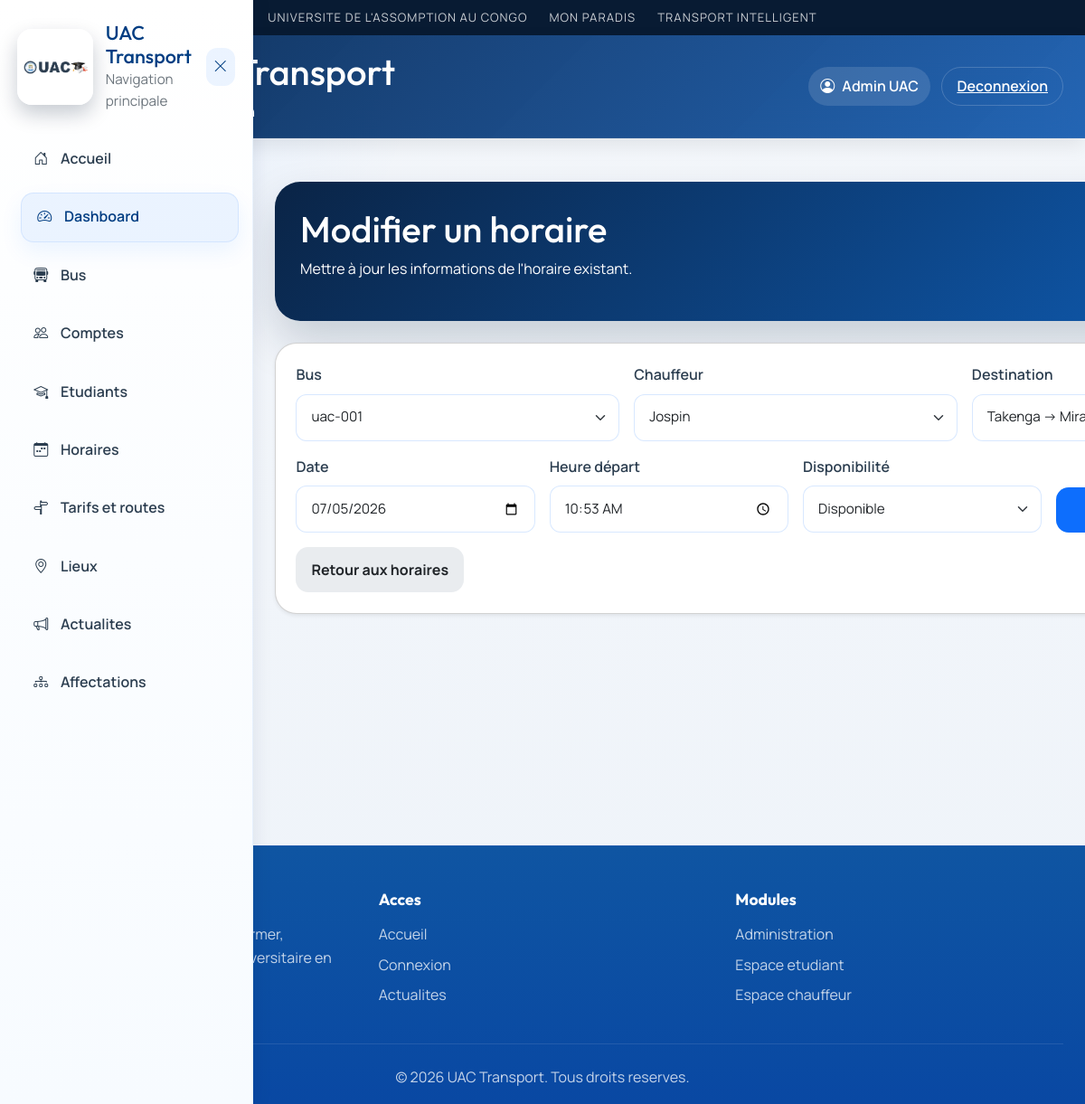
/admin/edit_schedule/6 (signed in), run on the app's committed database.
### tables this page shows
CREATE TABLE users (
        id INTEGER PRIMARY KEY AUTOINCREMENT,
        nom TEXT NOT NULL,
        email TEXT UNIQUE NOT NULL,
        password TEXT NOT NULL,
        role TEXT NOT NULL
    , telephone TEXT, permis TEXT, photo_path TEXT, matricule TEXT);

CREATE TABLE schedules (
        id INTEGER PRIMARY KEY AUTOINCREMENT,
        bus_id INTEGER,
        driver_id INTEGER,
        date TEXT,
        heure_depart TEXT,
        destination TEXT,
        disponible TEXT,
        FOREIGN KEY (bus_id) REFERENCES buses(id),
        FOREIGN KEY (driver_id) REFERENCES drivers(id)
    );

### app.py (the view, shortened to what this page needs)
@app.route("/admin/edit_schedule/<int:schedule_id>", methods=["GET", "POST"])
def admin_edit_schedule(schedule_id):
    if session.get("role") != "admin":
        return redirect(url_for("login"))
    conn = get_db()
    schedule = conn.execute("SELECT * FROM schedules WHERE id = ?", (schedule_id,)).fetchone()
    if not schedule:
        conn.close()
        return redirect(url_for("admin_schedules"))
    buses = conn.execute("SELECT * FROM buses WHERE statut = 'actif'").fetchall()
    drivers = conn.execute("SELECT * FROM users WHERE role = 'driver'").fetchall()
    conn.close()
    return render_template("admin/edit_schedule.html", schedule=schedule, buses=buses, drivers=drivers)

### app.py (called while the page is built)
def get_db():
    conn = sqlite3.connect(DATABASE)
    conn.row_factory = sqlite3.Row
    return conn

def get_current_user():
    user_id = session.get("user_id")
    if not user_id:
        return None
    conn = get_db()
    user = conn.execute("SELECT * FROM users WHERE id = ?", (user_id,)).fetchone()
    conn.close()
    return user

@app.context_processor
def inject_current_user():
    return {
        "current_user": get_current_user(),
        "profile_photo_url": profile_photo_url,
        "user_initials": get_user_initials,
    }

### templates/admin/edit_schedule.html (shortened to what this page needs)
{% extends 'base.html' %}
{% block content %}
<div class="admin-page py-4">
    <div class="page-header mb-4">
        <h1>Modifier un horaire</h1>
        <p class="text-muted">Mettre à jour les informations de l'horaire existant.</p>
    </div>
    <div class="card shadow-sm">
        <div class="card-body">
            <form method="POST" class="row g-3">
                <div class="col-md-4">
                    <label class="form-label">Bus</label>
                    <select name="bus_id" class="form-select" required>
                        {% for b in buses %}
                        <option value="{{ b.id }}" {{ 'selected' if b.id == schedule.bus_id else '' }}>{{ b.plaque }}</option>
                        {% endfor %}
                    </select>
                </div>
                <div class="col-md-4">
                    <label class="form-label">Chauffeur</label>
                    <select name="driver_id" class="form-select" required>
                        {% for d in drivers %}
                        <option value="{{ d.id }}" {{ 'selected' if d.id == schedule.driver_id else '' }}>{{ d.nom }}</option>
                        {% endfor %}
                    </select>
                </div>
                <div class="col-md-4">
                    <label class="form-label">Destination</label>
                    <input type="text" name="destination" class="form-control" value="{{ schedule.destination }}" required>
                </div>
                <div class="col-md-3">
                    <label class="form-label">Date</label>
                    <input type="date" name="date" class="form-control" value="{{ schedule.date }}" required>
                </div>
                <div class="col-md-3">
                    <label class="form-label">Heure départ</label>
                    <input type="time" name="heure_depart" class="form-control" value="{{ schedule.heure_depart }}" required>
                </div>
                <div class="col-md-3">
                    <label class="form-label">Disponibilité</label>
                    <select name="disponible" class="form-select">
                        <option value="oui" {{ 'selected' if schedule.disponible == 'oui' else '' }}>Disponible</option>
                    </select>
                </div>
                <div class="col-md-3 d-flex align-items-end">
                    <button class="btn btn-primary w-100" type="submit">Enregistrer</button>
                </div>
            </form>
            <div class="mt-3">
                <a href="/admin/schedules" class="btn btn-secondary">Retour aux horaires</a>
            </div>
        </div>
    </div>
</div>
{% endblock %}

### templates/base.html (shortened to what this page needs)
<!DOCTYPE html>
<html lang="fr">
<head>
    <link href="https://cdn.jsdelivr.net/npm/bootstrap@5.3.0/dist/css/bootstrap.min.css" rel="stylesheet">
    <link rel="stylesheet" href="https://cdnjs.cloudflare.com/ajax/libs/font-awesome/6.4.0/css/all.min.css">
    <link rel="stylesheet" href="https://cdn.jsdelivr.net/npm/bootstrap-icons@1.10.5/font/bootstrap-icons.css">
    <link rel="stylesheet" href="{{ url_for('static', filename='css/style.css') }}">
    <link rel="stylesheet" href="https://unpkg.com/leaflet@1.9.4/dist/leaflet.css" />
</head>
<body class="{% block body_class %}{% endblock %}">
<header class="site-banner">
    <div class="banner-inner">
        <span class="banner-item">Universite de l'Assomption au Congo</span>
        <span class="banner-item">Mon Paradis</span>
        <span class="banner-item">Transport Intelligent</span>
    </div>
</header>
<header class="topbar">
    <div class="topbar-left">
        <button class="menu-btn" type="button" aria-label="Ouvrir le menu" onclick="toggleMenu()">
        </button>
        <a href="/" class="brand-wrap topbar-brand">
            <img src="{{ url_for('static', filename='img/uaclogo.png') }}" alt="UAC Logo" class="topbar-logo">
            <div>
                <h1>UAC Transport</h1>
                <p class="muted mb-0">
                    {% if session.get('role') == 'admin' %}
                    Administration
                    {% elif session.get('role') == 'student' %}
                    Espace etudiant
                    {% elif session.get('role') == 'driver' %}
                    Espace chauffeur
                    {% else %}
                    Suivi et actualites
                    {% endif %}
                </p>
            </div>
        </a>
    </div>
    <div class="topbar-actions">
        {% if session.get('user_id') %}
        <span class="topbar-user-chip">
            <i class="bi bi-person-circle"></i>
            {{ session.get('nom') }}
        </span>
        <a class="btn btn-link topbar-link" href="/logout">Deconnexion</a>
        {% else %}
        <a class="btn btn-link topbar-link" href="/login">Connexion</a>
        {% endif %}
    </div>
</header>
<aside id="sidebar" class="sidebar">
    <div class="sidebar-header">
        <div class="sidebar-brand">
            <img src="{{ url_for('static', filename='img/uaclogo.png') }}" alt="UAC Logo" class="sidebar-logo">
            <div>
                <h2>UAC Transport</h2>
                <p class="muted mb-0">Navigation principale</p>
            </div>
        </div>
        <button class="close-btn" type="button" aria-label="Fermer" onclick="toggleMenu()">
            <i class="bi bi-x-lg"></i>
        </button>
    </div>
    <nav class="sidebar-nav">
        <a href="/"><i class="bi bi-house-door"></i><span>Accueil</span></a>
        {% if session.get('role') == 'admin' %}
        <a href="/admin"><i class="bi bi-speedometer2"></i><span>Dashboard</span></a>
        <a href="/admin/buses"><i class="bi bi-bus-front"></i><span>Bus</span></a>
        <a href="/admin/users"><i class="bi bi-people"></i><span>Comptes</span></a>
        <a href="/admin/students"><i class="bi bi-mortarboard"></i><span>Etudiants</span></a>
        <a href="/admin/schedules"><i class="bi bi-calendar-week"></i><span>Horaires</span></a>
        <a href="/admin/routes"><i class="bi bi-signpost-split"></i><span>Tarifs et routes</span></a>
        <a href="/admin/locations"><i class="bi bi-geo-alt"></i><span>Lieux</span></a>
        <a href="/admin/news"><i class="bi bi-megaphone"></i><span>Actualites</span></a>
        <a href="/admin/assignments"><i class="bi bi-diagram-3"></i><span>Affectations</span></a>
        {% endif %}
    </nav>
</aside>
<main class="content">
    {% block content %}{% endblock %}
</main>
{% block footer %}
<footer class="footer">
    <div class="footer-content">
        <div class="footer-section">
            <h3>UAC Transport</h3>
            <p>Une plateforme moderne pour informer, organiser et suivre le transport universitaire en temps reel.</p>
        </div>
        <div class="footer-section">
            <h4>Acces</h4>
            <ul>
                <li><a href="/">Accueil</a></li>
                <li><a href="/login">Connexion</a></li>
                <li><a href="/">Actualites</a></li>
            </ul>
        </div>
        <div class="footer-section">
            <h4>Modules</h4>
            <ul>
                <li><a href="/admin">Administration</a></li>
                <li><a href="/student">Espace etudiant</a></li>
                <li><a href="/driver">Espace chauffeur</a></li>
            </ul>
        </div>
    </div>
    <div class="footer-bottom">
        <p class="mb-0">&copy; 2026 UAC Transport. Tous droits reserves.</p>
    </div>
</footer>
{% endblock %}
</body>
</html>

### data on the page
users: get "Admin UAC"
schedules: destination "Takenga -> Mirador", date "07/05/2026", heure_depart "10:53"

### other printed values
form field bus_id "uac-001"
form field driver_id "Jospin"
